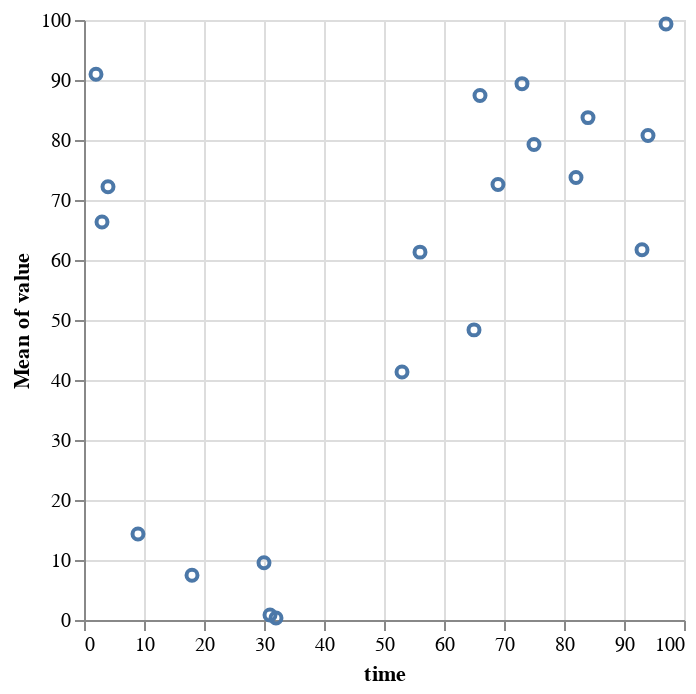

Notebook code cell kept with this figure:
### Code cell
# lets plot the data we got from all the robots
alt.Chart(predhints_df).mark_point().encode(
    x='time:Q',
    y='mean(value):Q'
)

### Figure 1 — Vega-Lite specification as saved in the notebook (floating-point values rounded to 4 significant figures)
{"config": {"view": {"continuousWidth": 300, "continuousHeight": 300}}, "data": {"name": "data-9a6a8c5bee6bc297e88673d407ee5c74"}, "mark": {"type": "point"}, "encoding": {"x": {"field": "time", "type": "quantitative"}, "y": {"aggregate": "mean", "field": "value", "type": "quantitative"}}, "$schema": "https://vega.github.io/schema/vega-lite/v5.8.0.json", "datasets": {"data-9a6a8c5bee6bc297e88673d407ee5c74": [{"id": 11, "time": 30, "value": 9.533}, {"id": 43, "time": 9, "value": 14.34}, {"id": 115, "time": 3, "value": 66.34}, {"id": 16, "time": 82, "value": 73.74}, {"id": 110, "time": 4, "value": 72.21}, {"id": 32, "time": 56, "value": 61.31}, {"id": 31, "time": 53, "value": 41.33}, {"id": 132, "time": 65, "value": 48.35}, {"id": 148, "time": 75, "value": 79.24}, {"id": 73, "time": 2, "value": 90.97}, {"id": 124, "time": 18, "value": 7.455}, {"id": 123, "time": 94, "value": 80.74}, {"id": 29, "time": 32, "value": 0.3288}, {"id": 97, "time": 66, "value": 87.41}, {"id": 106, "time": 84, "value": 83.73}, {"id": 131, "time": 69, "value": 72.58}, {"id": 89, "time": 97, "value": 99.33}, {"id": 95, "time": 93, "value": 61.7}, {"id": 45, "time": 31, "value": 0.8392}, {"id": 37, "time": 73, "value": 89.39}]}}
